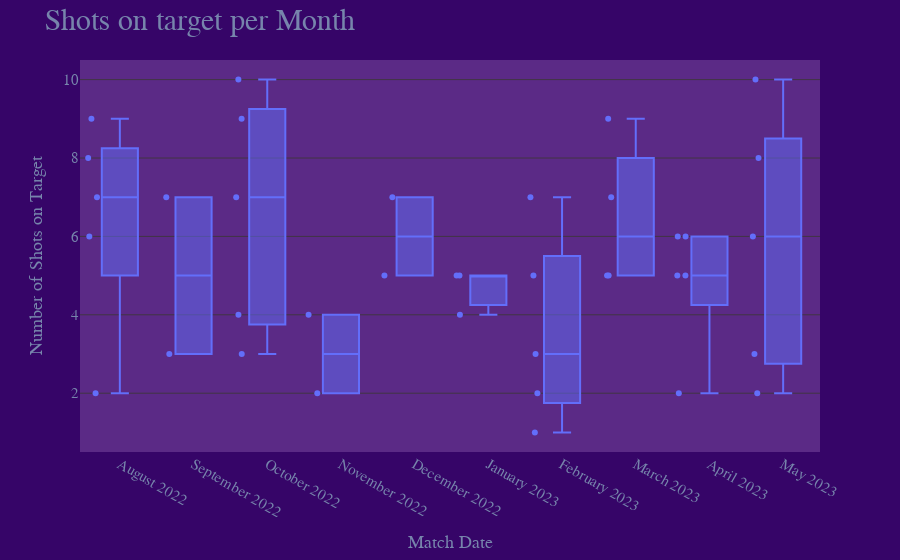

Notebook cell for this chart:
### Code cell
fig = px.box(a_df, x='Month', y='SOTPG',
    points="all",
    hover_name=a_df['Datetime'].dt.date,
    hover_data={'opponent': True},
    labels={'Month': "Month ",'SOTPG': "Shots on Target Taken ","FTR_AFC": 'Result '}
    )

# Customize the plot
fig.update_layout(
    title=dict(text="Shots on target per Month", font=dict(size=30)),
    xaxis_title="Match Date",
    yaxis_title="Number of Shots on Target",
)
fig.update_layout(hovermode="x")
fig.update_layout(
    xaxis_tickformat = '%B<br>%Y'
)
fig.update_yaxes(gridcolor='#413543',zeroline=False)
fig.update_layout(paper_bgcolor='#360568',plot_bgcolor='#5b2a86',font_color='#7785ac',font_size=15, font_family='arial')

# Display the plot
fig.show()

### Figure 1 — Plotly figure (JSON) as saved in the notebook; plotly's stock layout.template omitted (floating-point values rounded to 4 significant figures)
{"data": [{"alignmentgroup": "True", "boxpoints": "all", "customdata": [["Crystal Palace"], ["Leicester"], ["Bournemouth"], ["Fulham"], ["Aston Villa"], ["Man United"], ["Brentford"], ["Tottenham"], ["Liverpool"], ["Leeds"], ["Southampton"], ["Nott'm Forest"], ["Chelsea"], ["Wolves"], ["West Ham"], ["Brighton"], ["Newcastle"], ["Tottenham"], ["Man United"], ["Everton"], ["Brentford"], ["Man City"], ["Aston Villa"], ["Leicester"], ["Everton"], ["Bournemouth"], ["Fulham"], ["Crystal Palace"], ["Leeds"], ["Liverpool"], ["West Ham"], ["Southampton"], ["Man City"], ["Chelsea"], ["Newcastle"], ["Brighton"], ["Nott'm Forest"], ["Wolves"]], "hovertemplate": "<b>%{hovertext}</b><br><br>Month =%{x}<br>Shots on Target Taken =%{y}<br>opponent=%{customdata[0]}<extra></extra>", "hovertext": ["2022-08-05", "2022-08-13", "2022-08-20", "2022-08-27", "2022-08-31", "2022-09-04", "2022-09-18", "2022-10-01", "2022-10-09", "2022-10-16", "2022-10-23", "2022-10-30", "2022-11-06", "2022-11-12", "2022-12-26", "2022-12-31", "2023-01-03", "2023-01-15", "2023-01-22", "2023-02-04", "2023-02-11", "2023-02-15", "2023-02-18", "2023-02-25", "2023-03-01", "2023-03-04", "2023-03-12", "2023-03-19", "2023-04-01", "2023-04-09", "2023-04-16", "2023-04-21", "2023-04-26", "2023-05-02", "2023-05-07", "2023-05-14", "2023-05-20", "2023-05-28"], "legendgroup": "", "marker": {"color": "#636efa"}, "name": "", "notched": false, "offsetgroup": "", "orientation": "v", "showlegend": false, "type": "box", "x": ["August 2022", "August 2022", "August 2022", "August 2022", "August 2022", "September 2022", "September 2022", "October 2022", "October 2022", "October 2022", "October 2022", "October 2022", "November 2022", "November 2022", "December 2022", "December 2022", "January 2023", "January 2023", "January 2023", "February 2023", "February 2023", "February 2023", "February 2023", "February 2023", "March 2023", "March 2023", "March 2023", "March 2023", "April 2023", "April 2023", "April 2023", "April 2023", "April 2023", "May 2023", "May 2023", "May 2023", "May 2023", "May 2023"], "x0": " ", "xaxis": "x", "y": [2, 7, 6, 8, 9, 3, 7, 9, 7, 4, 3, 10, 2, 4, 5, 7, 4, 5, 5, 3, 7, 1, 5, 2, 5, 9, 7, 5, 6, 5, 5, 6, 2, 10, 6, 2, 3, 8], "y0": " ", "yaxis": "y"}], "layout": {"boxmode": "group", "font": {"color": "#7785ac", "family": "arial", "size": 15}, "hovermode": "x", "legend": {"tracegroupgap": 0}, "margin": {"t": 60}, "paper_bgcolor": "#360568", "plot_bgcolor": "#5b2a86", "title": {"font": {"size": 30}, "text": "Shots on target per Month"}, "xaxis": {"anchor": "y", "domain": [0, 1], "tickformat": "%B<br>%Y", "title": {"text": "Match Date"}}, "yaxis": {"anchor": "x", "domain": [0, 1], "gridcolor": "#413543", "title": {"text": "Number of Shots on Target"}, "zeroline": false}}}
